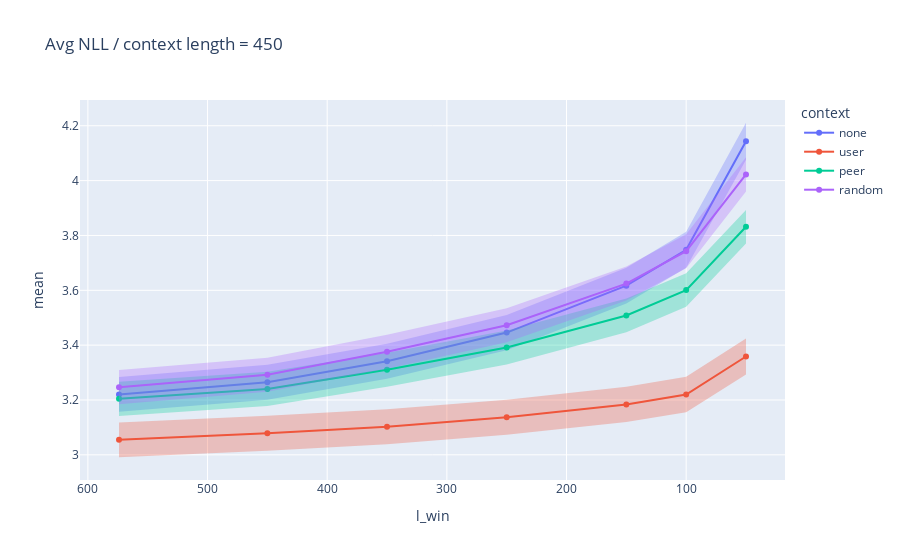

Source (notebook cell):
### Markdown cell above
### Vary window length

### Code cell
fig = line(data_frame=window_len_results, x="l_win", y="mean", error_y="ci", error_y_mode='bands', color="context", markers=True, hover_data=["ci"], title="Avg NLL / context length = 450")
fig.update_xaxes(autorange="reversed")

### Figure 1 — Plotly figure (JSON) as saved in the notebook; plotly's stock layout.template omitted (floating-point values rounded to 4 significant figures)
{"data": [{"fill": "toself", "fillcolor": "rgba(99,110,250,.3)", "hoverinfo": "skip", "legendgroup": "none", "line": {"color": "rgba(255,255,255,0)"}, "showlegend": false, "type": "scatter", "x": [50, 100, 150, 250, 350, 450, 574, 574, 450, 350, 250, 150, 100, 50], "xaxis": "x", "y": [4.211, 3.813, 3.682, 3.51, 3.405, 3.329, 3.284, 3.157, 3.201, 3.277, 3.382, 3.552, 3.682, 4.076], "yaxis": "y"}, {"customdata": [[0.06748], [0.06553], [0.06488], [0.06413], [0.06386], [0.0638], [0.06355]], "hovertemplate": "context=none<br>l_win=%{x}<br>mean=%{y}<br>ci=%{customdata[0]}<extra></extra>", "legendgroup": "none", "line": {"color": "#636efa", "dash": "solid"}, "marker": {"symbol": "circle"}, "mode": "lines+markers", "name": "none", "orientation": "v", "showlegend": true, "type": "scatter", "x": [50, 100, 150, 250, 350, 450, 574], "xaxis": "x", "y": [4.144, 3.748, 3.617, 3.446, 3.341, 3.265, 3.22], "yaxis": "y"}, {"fill": "toself", "fillcolor": "rgba(239,85,59,.3)", "hoverinfo": "skip", "legendgroup": "user", "line": {"color": "rgba(255,255,255,0)"}, "showlegend": false, "type": "scatter", "x": [50, 100, 150, 250, 350, 450, 574, 574, 450, 350, 250, 150, 100, 50], "xaxis": "x", "y": [3.424, 3.284, 3.248, 3.201, 3.166, 3.142, 3.118, 2.991, 3.015, 3.039, 3.073, 3.12, 3.155, 3.293], "yaxis": "y"}, {"customdata": [[0.06542], [0.06451], [0.06427], [0.06399], [0.0638], [0.06365], [0.06338]], "hovertemplate": "context=user<br>l_win=%{x}<br>mean=%{y}<br>ci=%{customdata[0]}<extra></extra>", "legendgroup": "user", "line": {"color": "#EF553B", "dash": "solid"}, "marker": {"symbol": "circle"}, "mode": "lines+markers", "name": "user", "orientation": "v", "showlegend": true, "type": "scatter", "x": [50, 100, 150, 250, 350, 450, 574], "xaxis": "x", "y": [3.359, 3.22, 3.184, 3.137, 3.102, 3.078, 3.055], "yaxis": "y"}, {"fill": "toself", "fillcolor": "rgba(0,204,150,.3)", "hoverinfo": "skip", "legendgroup": "peer", "line": {"color": "rgba(255,255,255,0)"}, "showlegend": false, "type": "scatter", "x": [50, 100, 150, 250, 350, 450, 574, 574, 450, 350, 250, 150, 100, 50], "xaxis": "x", "y": [3.893, 3.662, 3.57, 3.453, 3.372, 3.303, 3.267, 3.142, 3.178, 3.248, 3.329, 3.447, 3.54, 3.771], "yaxis": "y"}, {"customdata": [[0.06086], [0.06119], [0.06155], [0.06208], [0.06218], [0.06248], [0.06262]], "hovertemplate": "context=peer<br>l_win=%{x}<br>mean=%{y}<br>ci=%{customdata[0]}<extra></extra>", "legendgroup": "peer", "line": {"color": "#00cc96", "dash": "solid"}, "marker": {"symbol": "circle"}, "mode": "lines+markers", "name": "peer", "orientation": "v", "showlegend": true, "type": "scatter", "x": [50, 100, 150, 250, 350, 450, 574], "xaxis": "x", "y": [3.832, 3.601, 3.508, 3.391, 3.31, 3.24, 3.204], "yaxis": "y"}, {"fill": "toself", "fillcolor": "rgba(171,99,250,.3)", "hoverinfo": "skip", "legendgroup": "random", "line": {"color": "rgba(255,255,255,0)"}, "showlegend": false, "type": "scatter", "x": [50, 100, 150, 250, 350, 450, 574, 574, 450, 350, 250, 150, 100, 50], "xaxis": "x", "y": [4.085, 3.805, 3.686, 3.535, 3.438, 3.354, 3.309, 3.185, 3.23, 3.314, 3.411, 3.562, 3.681, 3.961], "yaxis": "y"}, {"customdata": [[0.0622], [0.06193], [0.06196], [0.06215], [0.06212], [0.06228], [0.06229]], "hovertemplate": "context=random<br>l_win=%{x}<br>mean=%{y}<br>ci=%{customdata[0]}<extra></extra>", "legendgroup": "random", "line": {"color": "#ab63fa", "dash": "solid"}, "marker": {"symbol": "circle"}, "mode": "lines+markers", "name": "random", "orientation": "v", "showlegend": true, "type": "scatter", "x": [50, 100, 150, 250, 350, 450, 574], "xaxis": "x", "y": [4.023, 3.743, 3.624, 3.473, 3.376, 3.292, 3.247], "yaxis": "y"}], "layout": {"legend": {"title": {"text": "context"}, "tracegroupgap": 0}, "title": {"text": "Avg NLL / context length = 450"}, "xaxis": {"anchor": "y", "autorange": "reversed", "domain": [0, 1], "title": {"text": "l_win"}}, "yaxis": {"anchor": "x", "domain": [0, 1], "title": {"text": "mean"}}}}
